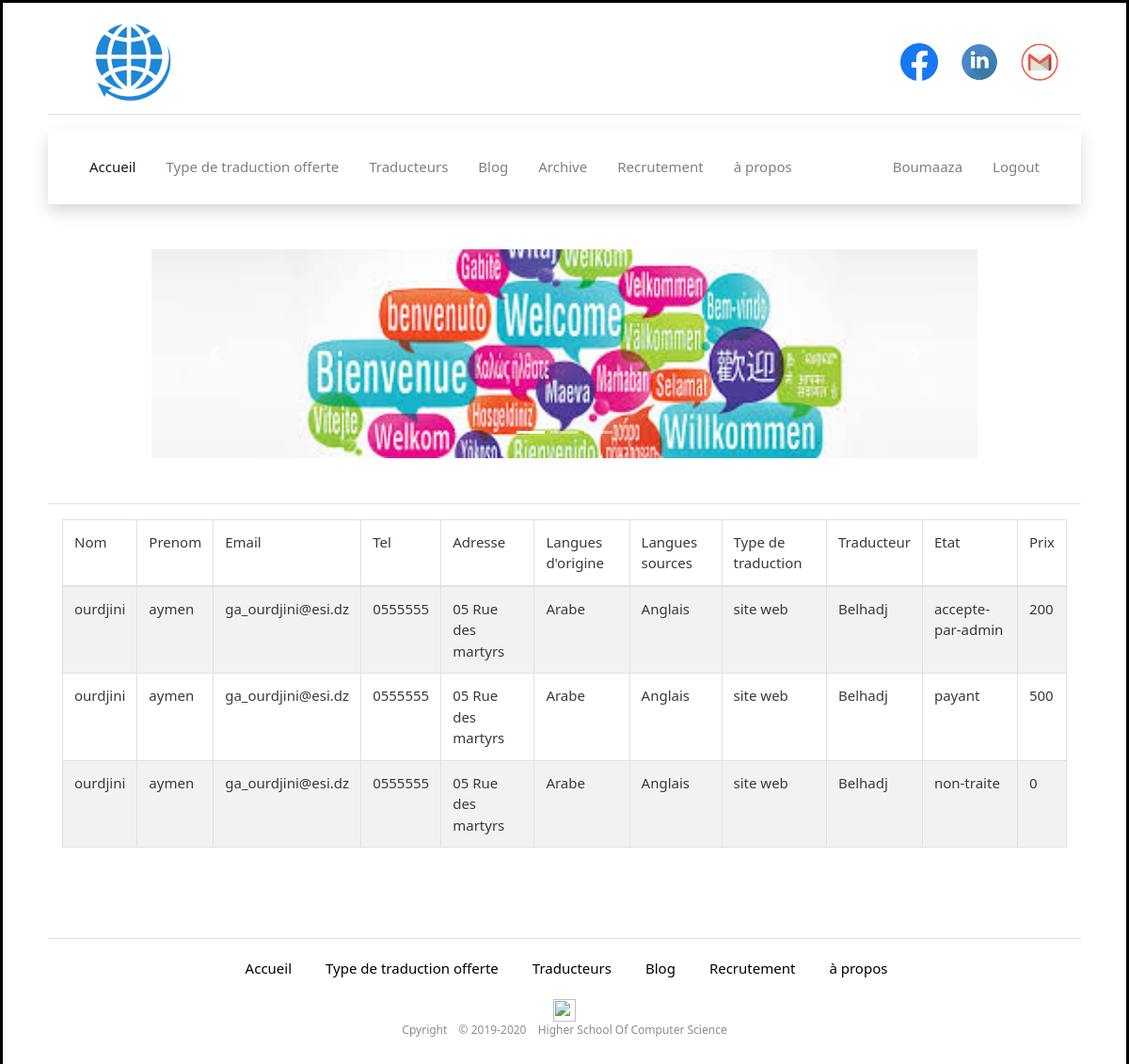
/index.php?action=consulter&id=4 (signed in), run on the app's committed database.
### tables this page shows
CREATE TABLE `demende` (
  `id` int(11) NOT NULL,
  `id_client` int(11) NOT NULL,
  `nom` text NOT NULL,
  `prenom` text NOT NULL,
  `e_mail` text NOT NULL,
  `tel` text NOT NULL,
  `adresse` text NOT NULL,
  `langue_ourigine` text NOT NULL,
  `langue_source` text NOT NULL,
  `type_traduction` text NOT NULL,
  `assurmente` text DEFAULT NULL,
  `fichier` text DEFAULT NULL,
  `commentaire` text NOT NULL,
  `id_traducteur` int(11) NOT NULL,
  `note` int(11) DEFAULT NULL,
  `date` date DEFAULT NULL,
  `etat` varchar(20) NOT NULL DEFAULT 'non-traite',
  `prix` int(11) NOT NULL DEFAULT 0
);

### Model/Model.php (called while the page is built, shortened)
<?php
function ConnectDB()
{
    try {
        return true;
    } catch (PDOException $e) {
        return false;
    }
}
function getDemande($id_client)
{
    $servername = "localhost";
    $username = "root";
    $password = "nitrou18b_boy";
    try {
    $conn = new PDO("mysql:host=$servername;dbname=tp2cs", $username, $password);
} catch (Exception $e) {
    var_dump(new PDO("mysql:host=$servername;dbname=tp2cs", $username, $password));
}
    $sql = "SELECT * FROM demende where id_client=? ";
    $stmt = $conn->prepare($sql);
    $stmt->execute([$id_client]);
    return $stmt;
}

### View/ShowDemande.php (the view, shortened to what this page needs)
<?php
if(isset($_SESSION['sess_user_id']) && $_SESSION['sess_user_name'] != "") {
  $nom = $_SESSION['sess_user_name'];
}
?>
<!DOCTYPE html>
<html lang="en">
<head>
    <link href="././sources/style.css" rel="stylesheet" type="text/css">
    <link rel="stylesheet" href="././sources/bootstrap.min.css">
</head>
<body class="pr-5 pl-5 ">
    <div class="d-flex header pt-3 border-bottom mb-3 pb-2">
        <div class="mr-auto mb-auto mt-auto">
            <a href="#"> <img src="././images/Logo.png" alt="Logo" class="logo " /></a>
        </div>
        <div class="d-flex mb-auto mt-auto">
          <a href="https://www.facebook.com/" target="_blank"> <img src="././images/Facebook.png" alt="Facebook" class="Social-Media mr-4" /></a>
          <a href="https://www.linkedin.com/" target="_blank"> <img src="././images/linkedin.png" alt="linkedin" class="Social-Media mr-4" /></a>
          <a href="https://www.gmail.com/" target="_blank"> <img src="././images/gmail.png" alt="gmail" class="Social-Media mr-4" /></a>
        </div>
    </div>
    <nav class="navbar navbar-expand-lg navbar-light bg-white shadow">
  <div class="collapse navbar-collapse" id="navbarText">
    <ul class="navbar-nav mr-auto p-1">
      <li class="nav-item active mr-3">
        <a class="nav-link" href="././index.php">Accueil <span class="sr-only">(current)</span> </a>
      </li>
      <li class="nav-item mr-3">
                <a class="nav-link" href="type_traduction.php"> Type de traduction offerte</a>
            </li>
            <li class="nav-item mr-3">
                <a class="nav-link" href="list_traducteurs.php"> Traducteurs </a>
            </li>
            <li class="nav-item  mr-3">
                <a class="nav-link" href="blog.php">Blog </a>
            </li>
            <li class="nav-item mr-3">
                <a class="nav-link" href="archive.php">Archive</a>
            </li>
            <li class="nav-item mr-3">
                <a class="nav-link" href="Recrutement.php">Recrutement</a>
            </li>
            <li class="nav-item mr-3">
                <a class="nav-link" href="a_propos.php">à propos</a>
            </li>
    </ul>
    <span class="navbar-text">
    <?php
    if(isset($_SESSION['sess_user_id']) && $_SESSION['sess_user_name'] != ""){
    ?>
    <ul class="navbar-nav mr-auto p-1">
      <li class="nav-item mr-3">
                <a class="nav-link" href="#" onclick="document.getElementById('id01').style.display='block'"> <?= $nom ?></a>
            </li>
            <li class="nav-item mr-3">
                <a class="nav-link" href="?action=logout"> Logout</a>
            </li>
    </ul>
    <?php } ?>
    </span>
  </div>
</nav>
<center>
   <div id="demo" class="carousel slide mt-5 mb-5  " data-ride="carousel"  data-interval="3000" >
        <ul class="carousel-indicators">
          <li data-target="#demo" data-slide-to="0" class="active"></li>
          <li data-target="#demo" data-slide-to="1"></li>
          <li data-target="#demo" data-slide-to="2"></li>
        </ul>
        <div class="carousel-inner">
          <div class="carousel-item active">
            <img src="././images/traduction1.jpg" alt="traduction1" width="1100" height="500">
          </div>
        </div>
        <a class="carousel-control-prev" href="#demo" data-slide="prev">
          <span class="carousel-control-prev-icon"></span>
        </a>
        <a class="carousel-control-next" href="#demo" data-slide="next">
          <span class="carousel-control-next-icon"></span>
        </a>
      </div>
    </center>
        <hr />
        <div class="col-sm-12">
            <table class="table table-striped table-bordered">
            <thead>
                <tr>
                    <td>Nom</td>
                    <td>Prenom</td>
                    <td>Email</td>
                    <td>Tel</td>
                    <td>Adresse</td>
                    <td>Langues d'origine</td>
                    <td>Langues sources</td>
                    <td>Type de traduction</td>
                    <td>Traducteur</td>
                    <td>Etat</td>
                    <td>Prix</td>
                </tr>
                </thead>
                <tbody>
                <?php while ($r = $data->fetch()):
                   $servername = "localhost";
                   $username = "root";
                   $password = "";
                   $conn = new PDO("mysql:host=$servername;dbname=tp2cs", $username, $password);
                   $sql = "SELECT langue FROM langues where id=? ";
                   $stmt= $conn->prepare($sql);
                   $stmt->execute([$r['langue_ourigine']]);
                   $r1 = $stmt->fetch(PDO::FETCH_ASSOC);
                   $r['langue_ourigine']=$r1['langue'];
                   $sql = "SELECT langue FROM langues where id=? ";
                   $stmt= $conn->prepare($sql);
                   $stmt->execute([$r['langue_source']]);
                   $r1 = $stmt->fetch(PDO::FETCH_ASSOC);
                   $r['langue_source']=$r1['langue'];
                   $sql = "SELECT nom FROM traducteur where id=? ";
                   $stmt= $conn->prepare($sql);
                   $stmt->execute([$r['id_traducteur']]);
                   $r1 = $stmt->fetch(PDO::FETCH_ASSOC);
                   $r['id_traducteur']=$r1['nom'];
                ?>
                <tr>
                    <td><?php echo htmlspecialchars($r['nom']) ?></td>
                    <td><?php echo htmlspecialchars($r['prenom']) ?></td>
                    <td><?php echo htmlspecialchars($r['e_mail']) ?></td>
                    <td><?php echo htmlspecialchars($r['tel']) ?></td>
                    <td><?php echo htmlspecialchars($r['adresse']) ?></td>
                    <td><?php echo htmlspecialchars($r['langue_ourigine']) ?></td>
                    <td><?php echo htmlspecialchars($r['langue_source'])?></td>
                    <td><?php echo htmlspecialchars($r['type_traduction']) ?></td>
                    <td><?php echo htmlspecialchars($r['id_traducteur']) ?></td>
                    <td><?php echo htmlspecialchars($r['etat'])?></td>
                    <td><?php echo htmlspecialchars($r['prix'])?></td>
                </tr>
                <?php endwhile; ?>
                </tbody>
            </table>
           </div>
        <div>
        <footer class="mt-2 border-top mb-5">
      <center>
          <div class="row">
              <div class="col-12 col-md">
                  <ul class="listf p-1 d-flex mt-3">
                    <li class="  active mr-3">
                        <a  href="././index.php"> Accueil</a>
                    </li>
                    <li class=" mr-3">
                        <a  href="type_traduction.php"> Type de traduction offerte</a>
                    </li>
                    <li class=" mr-3">
                        <a  href="list_traducteurs.php"> Traducteurs</a>
                    </li>
                    <li class=" mr-3">
                        <a  href="blog.php">Blog</a>
                    </li>
                    <li class=" mr-3">
                        <a  href="recrutement.php">Recrutement</a>
                    </li>
                    <li class=" mr-3">
                        <a  href="a_propos">à propos</a>
                    </li>
                </ul>
                  <img src="././././assets/brand/bootstrap-solid.svg" alt="" width="24" height="24">
                  <small class="d-block text-muted">Cpyright &ensp; &copy; 2019-2020 &ensp; Higher School Of Computer Science</small>
              </div>
      </center>
  </footer>
    </div>
</body>
</html>

### index.php (shortened to what this page needs)
<?php
require('./Controleur/Controller.php');
if (isset($_GET['action'])) {
    if ($_GET['action'] == 'consulter'){
        consulter();
    }
}
else {
    home();
}

### Controleur/Controller.php (shortened to what this page needs)
<?php
require '././Model/Model.php';
function consulter()
{
    if (isset($_SESSION['sess_user_id']) && $_SESSION['sess_user_name'] != "") {
        if (ConnectDB()) {
            if ($_SESSION['sess_type'] == "client") {
                $id = $_GET['id'];
                $data = getDemande($id);
                require '././View/ShowDemande.php';
            }
        }
    } else {
        header('location:././index.php?msg=Your Are Not Logged IN');
    }
}

### sources/style.css (style rules this page uses)
body { margin: 0; padding: 0; border-color: black; border-style: solid; border-width: 5%; }
.logo { width: 20%; height: 10%; }
.Social-Media { width: 40px; height:40px; }
.carousel-inner img { width: 100%; height: 100%; }
.listf { list-style-type: none; justify-content:center; }
.listf > li { padding-left: 20px; }
.listf > li > a { color: black; }
.carousel { width: 80%; height: 20%; }
.header { width: 100%; height: 100%; }
body { margin: 0; padding: 0; }
.navbar { height: 15%; }
* { box-sizing: border-box }
hr { border: 1px solid #f1f1f1; margin-bottom: 25px; }

### data on the page
demende: nom "ourdjini", prenom "aymen", e_mail "ga_ourdjini@esi.dz", tel "0555555", adresse "05 Rue des martyrs", langue_ourigine "Arabe", langue_source "Anglais", type_traduction "site web", id_traducteur "Belhadj", etat "accepte-par-admin", prix "200"
demende: nom "ourdjini", prenom "aymen", e_mail "ga_ourdjini@esi.dz", tel "0555555", adresse "05 Rue des martyrs", langue_ourigine "Arabe", langue_source "Anglais", type_traduction "site web", id_traducteur "Belhadj", etat "payant", prix "500"
demende: nom "ourdjini", prenom "aymen", e_mail "ga_ourdjini@esi.dz", tel "0555555", adresse "05 Rue des martyrs", langue_ourigine "Arabe", langue_source "Anglais", type_traduction "site web", id_traducteur "Belhadj", etat "non-traite", prix "0"

### other printed values
$nom "Boumaaza"
